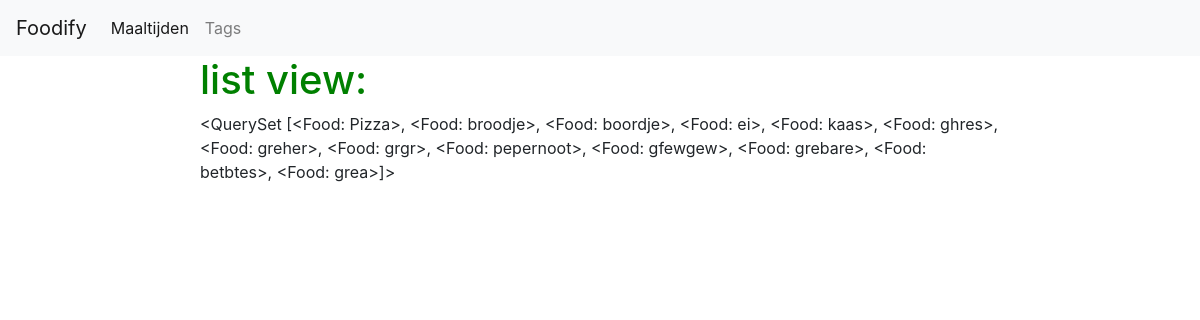
/list/, run on an earlier commit of the app's database.
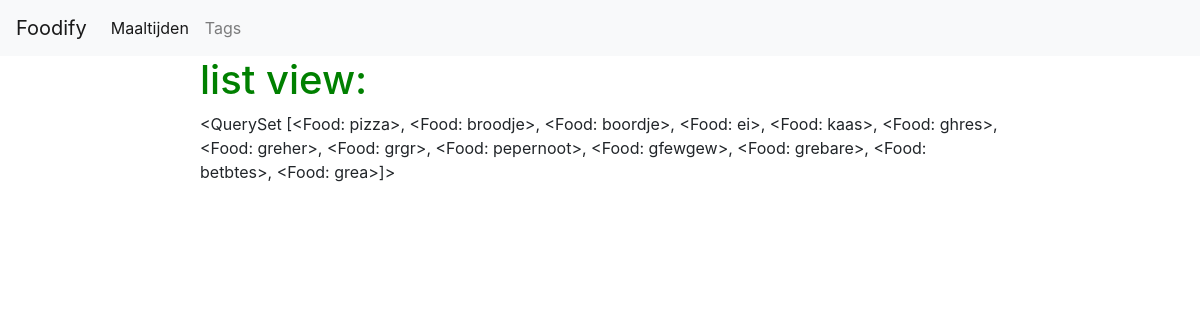
And on a later commit of the database.
### foods/models.py (models this page shows, shortened)
class Food(models.Model):
    user = models.ForeignKey(settings.AUTH_USER_MODEL)
    media = models.FileField(blank=True, null=True, upload_to="download_media_location")
    title = models.CharField(max_length=20)
    slug = models.SlugField(blank=True, unique=True)
    description = models.TextField(null=True, default="")
    price = models.DecimalField(max_digits=100, decimal_places=2, default=0.00)
    def __unicode__(self):
        return self.title

### foods/views.py (the view)
# urls.py: url(r'^list/$', 'foods.views.list_view', name='list_view'),
def list_view(request):
    print request
    template = "list_view.html"
    allfoods = Food.objects.all()
    context = {
        "title": "Hello , List",
        "allfoods": allfoods
    }
    return render(request, template, context)

### templates/list_view.html (shortened to what this page needs)
 {% extends "base.html" %}
{% block content %}
<h1>list  view: </h1>
  {{allfoods}}
{% endblock content %}

What changed in the data, as far as the page shows it:
changed Food: title.title "<QuerySet [<Food: Pizza>, <Food: broodje>, <Food: boordje>,…" → "<QuerySet [<Food: pizza>, <Food: broodje>, <Food: boordje>,…"
